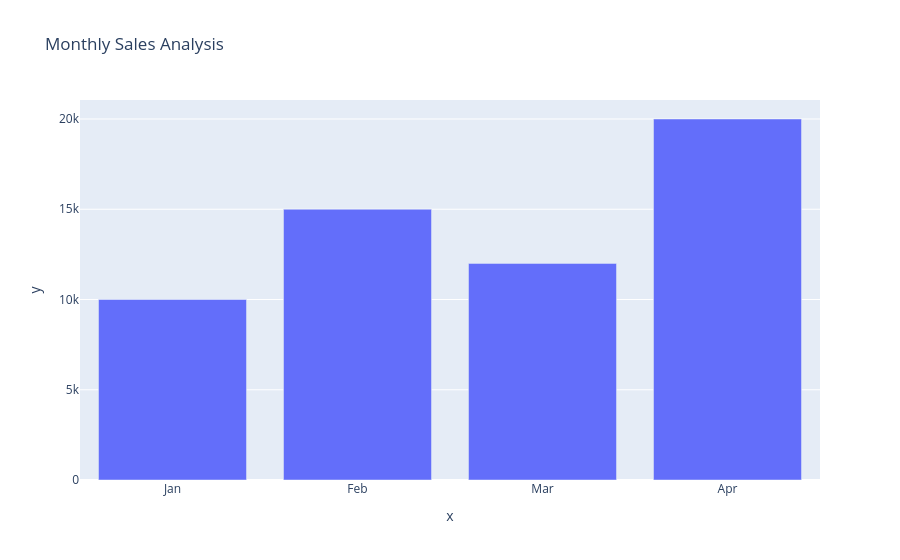

Write notebook code for a chart like this one.
### Code cell
import plotly.express as px

months = ['Jan', 'Feb', 'Mar', 'Apr']
sales = [10000, 15000, 12000, 20000]

fig = px.bar(
    x=months,
    y=sales,
    title='Monthly Sales Analysis'
)

fig.show()

### Figure 1 — Plotly figure (JSON) as saved in the notebook; plotly's stock layout.template omitted (floating-point values rounded to 4 significant figures)
{"data": [{"hovertemplate": "x=%{x}<br>y=%{y}<extra></extra>", "legendgroup": "", "marker": {"color": "#636efa", "pattern": {"shape": ""}}, "name": "", "orientation": "v", "showlegend": false, "textposition": "auto", "type": "bar", "x": ["Jan", "Feb", "Mar", "Apr"], "xaxis": "x", "y": [10000, 15000, 12000, 20000], "yaxis": "y"}], "layout": {"barmode": "relative", "legend": {"tracegroupgap": 0}, "title": {"text": "Monthly Sales Analysis"}, "xaxis": {"anchor": "y", "domain": [0, 1], "title": {"text": "x"}}, "yaxis": {"anchor": "x", "domain": [0, 1], "title": {"text": "y"}}}}
